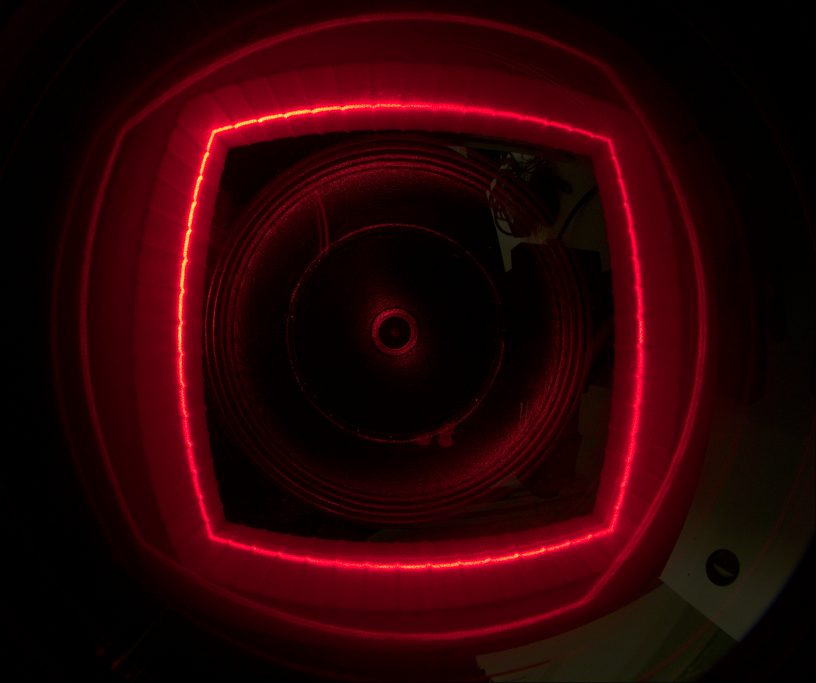
#> input picture takephoto/images/img10.png, 2448 x 2048 px (shown at 1/3 size); its folder holds only this picture in this run
$ python '图像处理_重建.py'   (older library calls are emulated)
#> lines starting #> are read from the running program, lines starting #| are printed output that depends on the picture
"""结构光图像处理：从多张 png 中提取结构光骨架并去毛刺。

流程：读图 → 取红通道 → 鱼眼去畸变 → 高斯模糊 → 自适应二值化 → 开运算去噪
      → 去小连通域 → 细化 → 最长路径去毛刺 → 最大聚类 → 输出中间图
运行：python 图像处理_重建.py
"""

import cv2
import numpy as np
import glob
import os
import re

# ---------- 可调参数（数值按需手改） ----------

IMAGE_DIR = r"C:\python\3D_project_3\takephoto\images"           # 输入图片文件夹

CALIB_NPZ = r"C:\python\3D_project_3\calib_result1.npz"  # 鱼眼标定结果(K/D)路径
BALANCE = 0.0                   # 去畸变保留比例：0 完整保留(黑边多)，1 尽量填满(会裁掉部分内容)
ADAPTIVE_BLOCK = 101           # 自适应二值化窗口(px，奇数)，量级取光条间距
ADAPTIVE_C = -15               # 自适应二值化常数，阈值=局部均值-C，负值更严格
kernel = np.ones((3, 3), np.uint8)  # 开运算核(3x3)，去掉细小噪声
DILATE_SIZE = 5             # 膨胀窗口大小(px，奇数)：只用膨胀图判断骨架闭合/开放，后续处理仍用未膨胀图
_NEIGHBORS8 = ((-1, -1), (-1, 0), (-1, 1), (0, -1), (0, 1), (1, -1), (1, 0), (1, 1))  # 8 邻域行列偏移
DEBUG_DIR = r"C:\python\3D_project_3\_debug"              # 调试输出文件夹：每张剪枝图按原文件名依次保存
MIN_LOOP_LEN = 700              # 闭合环长度阈值(px)：环长超过它才判定为真实结构并保留，否则换下一个分支点


def _remove_small(binary):
    """功能：只保留面积最大的前景连通域，其余连通域全部清 0，用于去噪。
    输入：binary：np.ndarray，uint8，0/255 二值图
    输出：np.ndarray，uint8，0/255，仅保留面积最大的连通域；无前景时返回全 0
    """
    _, labels, stats, _ = cv2.connectedComponentsWithStats((binary > 0).astype(np.uint8), connectivity=8)
    if stats.shape[0] <= 1:                               # 只有背景、无前景，直接返回全 0
        return np.zeros_like(binary)
    area = stats[:, cv2.CC_STAT_AREA]                     # 各连通域面积（idx0 是背景）
    best = int(np.argmax(area[1:])) + 1                   # 面积最大的前景连通域标签，跳过背景
    keep = np.zeros_like(area, bool)
    keep[best] = True
    return np.where(keep[labels], 255, 0).astype(np.uint8)

def _thin(binary):
    """功能：用 Zhang-Suen 算法把二值图细化成 1 像素宽的骨架。
    输入：binary：np.ndarray，uint8，0/255 二值图
    输出：np.ndarray，uint8，0/255 骨架图（与输入同尺寸）
    """
    ys, xs = np.nonzero(binary)
    if ys.size == 0:
        return np.zeros_like(binary)
    y0, x0 = ys.min(), xs.min()                                    # 前景包围盒，缩小计算量
    y1, x1 = ys.max() + 1, xs.max() + 1
    img = (binary[y0:y1, x0:x1] > 0).astype(np.uint8)
    changed = True
    while changed:
        changed = False
        for step in (0, 1):
            p = np.pad(img, 1)
            p2, p3, p4 = p[:-2, 1:-1], p[:-2, 2:], p[1:-1, 2:]     # 3x3 邻域顺时针编号
            p5, p6, p7 = p[2:, 2:], p[2:, 1:-1], p[2:, :-2]
            p8, p9 = p[1:-1, :-2], p[:-2, :-2]
            ring = [p2, p3, p4, p5, p6, p7, p8, p9, p2]
            nbr = p2 + p3 + p4 + p5 + p6 + p7 + p8 + p9            # 8 邻域前景数
            turns = sum(((ring[i] == 0) & (ring[i+1] == 1)).astype(np.uint8) for i in range(8))  # 0→1 跳变数
            if step == 0:
                cond = (p2 * p4 * p6 == 0) & (p4 * p6 * p8 == 0)
            else:
                cond = (p2 * p4 * p8 == 0) & (p2 * p6 * p8 == 0)
            remove = (img == 1) & (nbr >= 2) & (nbr <= 6) & (turns == 1) & cond
            if remove.any():
                img[remove] = 0
                changed = True
    out = np.zeros_like(binary)
    out[y0:y1, x0:x1] = img * 255
    return out


def _degree(skel):
    """功能：计算骨架每个前景点的度数(8 邻域前景邻居数，不含自身)。
    输入：skel：np.ndarray，uint8，0/1 骨架图
    输出：np.ndarray，int16，与输入同尺寸，前景点处为度数，背景为 0
    """
    h, w = skel.shape
    conv = cv2.filter2D(skel, cv2.CV_16U, np.ones((3, 3), np.uint8))
    deg = np.zeros((h, w), np.int16)
    m = skel > 0
    deg[m] = conv[m] - 1
    return deg


def _build_graph(skel):
    """功能：把骨架压缩成图——节点为分支点(度>=3)与端点(度==1)，边为两节点间由中间点(度==2)构成的路径；
    两节点间多条并行边只保留最短一条(语义同去重)。节点数量远小于像素数，后续找环在图上进行以提速。
    输入：skel：np.ndarray，uint8，0/1 骨架图
    输出：nodes：list[(y,x)] 节点坐标
          adj：dict int -> list[(nbr, length, pixels)]，length 为该边像素数(含两端节点)，pixels 为中间点坐标列表
          branch_idx：list[int]，分支点(度>=3)的节点编号，作为找环起点
    """
    h, w = skel.shape
    deg = _degree(skel)
    node_mask = (deg >= 3) | (deg == 1)                     # 分支点或端点作为节点
    node_id = {}
    nodes = []
    branch_idx = []
    for (y, x) in np.argwhere(node_mask):
        node_id[(int(y), int(x))] = len(nodes)
        nodes.append((int(y), int(x)))
        if deg[y, x] >= 3:
            branch_idx.append(len(nodes) - 1)

    edge_map = {}                                           # key=(a,b)排序 -> [(length, pixels)]
    for i, (ny, nx) in enumerate(nodes):
        for dy in (-1, 0, 1):
            for dx in (-1, 0, 1):
                if dy == 0 and dx == 0:
                    continue
                ty, tx = ny + dy, nx + dx
                if not (0 <= ty < h and 0 <= tx < w) or not skel[ty, tx]:
                    continue
                if (ty, tx) in node_id:                     # 直接相邻节点：长度 1 的边，无中间点
                    j = node_id[(ty, tx)]
                    key = (min(i, j), max(i, j))
                    edge_map.setdefault(key, []).append((1, []))
                    continue
                path = []                                   # 沿中间点(deg==2)追踪到下一节点
                cy, cx, prev = ty, tx, (ny, nx)
                ok = False
                while True:
                    if (cy, cx) in node_id:
                        ok = True
                        break
                    if deg[cy, cx] != 2:                    # 端点或异常，本段不成边
                        break
                    path.append((cy, cx))
                    nxt = None
                    for ddy in (-1, 0, 1):
                        for ddx in (-1, 0, 1):
                            if ddy == 0 and ddx == 0:
                                continue
                            t2y, t2x = cy + ddy, cx + ddx
                            if 0 <= t2y < h and 0 <= t2x < w and skel[t2y, t2x] and (t2y, t2x) != prev:
                                nxt = (t2y, t2x)
                                break
                        if nxt is not None:
                            break
                    if nxt is None:
                        break
                    prev = (cy, cx)
                    cy, cx = nxt
                if ok:
                    j = node_id[(cy, cx)]
                    key = (min(i, j), max(i, j))
                    edge_map.setdefault(key, []).append((len(path) + 1, path))   # 边像素数 = 中间点数+1

    adj = {i: [] for i in range(len(nodes))}
    for (a, b), segs in edge_map.items():
        segs.sort(key=lambda s: s[0])                       # 并行边按长度升序，只保留最短
        length, pixels = segs[0]
        adj[a].append((b, length, pixels))
        adj[b].append((a, length, pixels))
    return nodes, adj, branch_idx


def _find_cycle(nodes, adj, start, min_len):
    """功能：在压缩后的骨架图上，从分支点节点 start 出发沿边走到自身，返回第一个环长>min_len 的闭合环像素序列，无则返回 None。
    输入：nodes：list[(y,x)] 节点坐标
          adj：dict int -> list[(nbr, length, pixels)]，由 _build_graph 生成
          start：int，起始节点编号(分支点)
          min_len：int，环长阈值(px)
    输出：list[(y,x)] 闭环像素序列，或 None
    """
    visited = {start}                                       # 已访问节点集合（全局标记，DFS 中不回退）
    parent = {start: -1}                                    # DFS 树父节点，用于回溯环路径
    stack = [(start, -1, 0, 0)]                             # 迭代栈：(cur, par, cur_cum, 下一个待处理邻居下标)，用显式栈代替递归避免深图栈溢出

    while stack:
        cur, par, cur_cum, idx = stack[-1]
        if idx >= len(adj[cur]):                            # 当前节点邻居遍历完，回溯
            stack.pop()
            continue
        stack[-1] = (cur, par, cur_cum, idx + 1)            # 推进邻居下标
        n2, w2, _ = adj[cur][idx]
        if n2 == par:                                       # 树边反向，跳过
            continue
        if n2 == start:                                     # 回到起点 start：构成经过 start 的环
            if cur_cum + w2 > min_len:                      # 环长=树路径 start..cur + 回边
                chain = []
                u = cur
                while u != n2:                              # 沿父链回溯出树路径 start..cur
                    chain.append(u)
                    u = parent[u]
                chain.append(n2)                            # 补上 start
                chain.reverse()
                pixels = []
                for k in range(len(chain)):                 # 还原环像素：节点 + 边中间点
                    a = chain[k]
                    b = chain[(k + 1) % len(chain)]
                    pixels.append(nodes[a])
                    for (nb, _w, mid) in adj[a]:
                        if nb == b:
                            pixels.extend(mid)
                            break
                return pixels
            continue
        if n2 in visited:                                   # 回边到非根祖先：环不经过 start，跳过
            continue
        visited.add(n2)
        parent[n2] = cur
        stack.append((n2, cur, cur_cum + w2, 0))            # 进入子节点
    return None


def _prune_and_simplify(skeleton, min_len=MIN_LOOP_LEN):
    """功能：去毛刺——①找所有分支点；②两分支点间多条线段只保留最短一条；③无分支点直接返回原图；
    ④依次以每个分支点为起点沿骨架走回自身找闭合环，环长>min_len 则只保留该环、删除其余，否则换下一个分支点。
    输入：skeleton：np.ndarray，uint8，0/255 单像素细化骨架
          min_len：int，闭合环长度阈值(默认取顶部 MIN_LOOP_LEN)
    输出：np.ndarray，uint8，0/255、与输入同尺寸，只保留满足阈值的大环骨架
    """
    skel = (skeleton > 0).astype(np.uint8)
    if not skel.any():
        return skeleton
    deg = _degree(skel)
    if not (deg >= 3).any():                                # 无分支点，不处理
        return skeleton
    nodes, adj, branch_idx = _build_graph(skel)             # 建图 + 并行边去重(保留最短)
    for i in branch_idx:                                    # 依次以每个分支点为起点找环
        cycle = _find_cycle(nodes, adj, i, min_len)         # 返回第一个环长>min_len 的环
        if cycle is not None:
            out = np.zeros_like(skel)
            for (py, px) in cycle:
                out[py, px] = 1
            return (out * 255).astype(np.uint8)
    return skeleton                                         # 无满足阈值的大环，原样返回


# [127 lines left out: functions _longest_path, _largest_cluster, _connect_endpoints, not called in this run]


def _ordered_paths(result):
    """功能：把二值骨架图拆成若干有序路径段，供 k-cosine 角点检测使用。
    输入：result：np.ndarray，uint8，0/255 骨架图（可能含端点、交叉点与闭合环）
    输出：list，每项为 (seg, closed)；seg 是 (P,2) int32 的 (x,y) 有序点列，closed 为 True 表示闭合环
    """
    fg = (result > 0).astype(np.uint8)
    h, w = result.shape
    conv = cv2.filter2D(fg, cv2.CV_16U, np.ones((3, 3), np.uint8))  # 每个点 3x3 邻域前景计数
    num, labels, _, _ = cv2.connectedComponentsWithStats(fg, connectivity=8)

    def _to_xy(seg):
        return np.array(seg, np.int32)[:, ::-1]           # (y,x) 有序点列转成 (x,y)

    paths = []
    for idx in range(1, num):                             # idx=0 是背景
        ys, xs = np.nonzero(labels == idx)
        n = len(xs)
        if n == 0:
            continue
        coords = np.column_stack((ys, xs))                # (n,2) 每行 (y,x)，行/列方便直接索引图像
        pos = {(int(ys[i]), int(xs[i])): i for i in range(n)}  # (y,x)->局部索引
        deg = conv[ys, xs] - 1                            # 邻居数 = 邻域前景数减自身
        nodes = np.nonzero(deg != 2)[0]                   # 度!=2 的点作节点（端点/交叉点）
        visited = np.zeros(n, bool)                       # 普通点是否已归属某段；节点不标记，可被多段共享
        edges_done = set()                                # 已添加的节点-节点无向边，避免重复

        if nodes.size == 0:                               # 纯环：所有点度都为 2
            order = [coords[0]]
            prev, cur = -1, 0
            while True:
                cy, cx = coords[cur]
                nxt = -1
                for dy, dx in _NEIGHBORS8:
                    ny, nx = cy + dy, cx + dx
                    if 0 <= ny < h and 0 <= nx < w and labels[ny, nx] == idx:
                        j = pos[(int(ny), int(nx))]
                        if j != prev:
                            nxt = j
                            break
                if nxt == 0:                              # 绕回起点，闭环完成
                    break
                order.append(coords[nxt])
                prev, cur = cur, nxt
            paths.append((_to_xy(order), True))
            continue

        for ni in nodes:
            ny0, nx0 = coords[ni]
            for dy, dx in _NEIGHBORS8:
                ty, tx = ny0 + dy, nx0 + dx
                if not (0 <= ty < h and 0 <= tx < w and labels[ty, tx] == idx):
                    continue
                j = pos[(int(ty), int(tx))]
                if deg[j] == 2:                           # 邻居是普通点：沿度=2 路径走到下一个节点
                    if visited[j]:
                        continue
                    seg = [coords[ni]]
                    prev, cur = ni, j
                    visited[j] = True
                    seg.append(coords[cur])
                    while deg[cur] == 2:
                        cy, cx = coords[cur]
                        nxt = -1
                        for dy2, dx2 in _NEIGHBORS8:
                            ny2, nx2 = cy + dy2, cx + dx2
                            if 0 <= ny2 < h and 0 <= nx2 < w and labels[ny2, nx2] == idx:
                                k = pos[(int(ny2), int(nx2))]
                                if k != prev:
                                    nxt = k
                                    break
                        if nxt < 0:
                            break
                        seg.append(coords[nxt])
                        prev, cur = cur, nxt
                        if deg[cur] == 2:
                            visited[cur] = True
                    paths.append((_to_xy(seg), False))
                else:                                     # 邻居也是节点：直接一条两点的边
                    key = (min(ni, j), max(ni, j))
                    if key in edges_done:
                        continue
                    edges_done.add(key)
                    paths.append((_to_xy([coords[ni], coords[j]]), False))
    return paths


def _fit_direction(seg):
    """功能：用总最小二乘（PCA）求点集的主方向角，规避垂直线斜率无穷的问题。
    输入：seg：np.ndarray，(N,2) 的 (x,y) 点集
    输出：float，主方向角（弧度，范围 [-π/2, π/2)）
    """
    x = seg[:, 0].astype(np.float64)
    y = seg[:, 1].astype(np.float64)
    x = x - x.mean()
    y = y - y.mean()
    sxx = (x * x).sum()                                   # 点集相对均值的协方差分量
    syy = (y * y).sum()
    sxy = (x * y).sum()
    return 0.5 * np.arctan2(2.0 * sxy, sxx - syy)


def _gray_centroid_subpixel(pruned, blur, k=4, half=15):
    """功能：对骨架 pruned 上每个前景点，沿其法线方向采样 blur 灰度，用灰度差分定位光条两边界，
    在边界间做灰度质心，得到亚像素中心坐标。
    输入：pruned：np.ndarray，uint8，0/255 骨架图；blur：np.ndarray，uint8 灰度图（与 pruned 同尺寸）；
          k：int，差分跨度(px)；half：int，法线采样半径(px)
    输出：(M,2) float64，每行 [y,x] 亚像素坐标；无有效点时返回 (0,2) 空数组
    """
    h, w = blur.shape
    pts = []                                              # 累积亚像素坐标 [y,x]
    ts = np.arange(-half, half + 1)                       # 法线采样偏移 t，中心下标 half
    for seg, closed in _ordered_paths(pruned):            # 复用有序路径，拿到前后相邻像素
        p = len(seg)
        if p < 5:                                         # 段太短凑不满前后各 2 点
            continue
        for i in range(p):
            if closed:                                    # 闭合环：环形索引取前后各 2 点 + 当前点
                win = seg[np.arange(i - 2, i + 3) % p].astype(np.float64)
            else:                                         # 开放段：两端凑不满 2 点则跳过
                if i < 2 or i > p - 3:
                    continue
                win = seg[i - 2:i + 3].astype(np.float64)
            theta = _fit_direction(win)                   # 5 点窗口的主方向角
            nx, ny = -np.sin(theta), np.cos(theta)        # 法线单位向量
            cx, cy = win[2]                               # 当前中心点 (x,y)
            xs = np.clip(np.round(cx + ts * nx), 0, w - 1).astype(int)  # 沿法线 ±half 的列坐标
            ys = np.clip(np.round(cy + ts * ny), 0, h - 1).astype(int)  # 沿法线 ±half 的行坐标
            g = blur[ys, xs].astype(np.float64)           # (2*half+1,) 采样灰度
            # 左边界：从 -half 向中心(+t)扫描，差分后续 k 点，取 |差分求和| 最大处
            t_left, best = None, -1.0
            for t in range(-half, -k + 1):
                s = t + half
                v = abs(sum(g[s] - g[s + j] for j in range(1, k + 1)))
                if v > best:
                    best, t_left = v, t
            # 右边界：从 +half 向中心(-t)扫描，差分前序 k 点，取 |差分求和| 最大处
            t_right, best = None, -1.0
            for t in range(half, k - 1, -1):
                s = t + half
                v = abs(sum(g[s] - g[s - j] for j in range(1, k + 1)))
                if v > best:
                    best, t_right = v, t
            if t_left is None or t_right is None or t_left >= t_right:
                continue
            m = np.arange(t_left, t_right + 1) + half     # 边界间采样下标
            gv = g[m]                                     # 边界间灰度
            total = gv.sum()
            if total == 0:                                # 全黑无有效灰度，跳过
                continue
            t_center = float((gv * np.arange(t_left, t_right + 1)).sum() / total)  # 一维灰度质心
            pts.append([cy + t_center * ny, cx + t_center * nx])
    if not pts:
        return np.empty((0, 2), np.float64)
    return np.array(pts, np.float64)


# [35 lines left out: function _extract_corners, not called in this run]


def _undistort_fisheye(img, K, D, balance=0.0):
    """功能：对单通道灰度图做鱼眼去畸变并裁剪黑边，完整保留广角内容。
    输入：img：np.ndarray，uint8 单通道灰度图；K：(3,3) float64 内参；D：(4,1) 畸变系数；
          balance：float，0 完整保留(黑边多)，1 尽量填满(会裁掉部分内容)
    输出：np.ndarray，uint8，去畸变并裁掉黑边后的灰度图，可直接用于后续处理
    """
    h, w = img.shape[:2]                                        # 高、宽，Size 需按 (宽,高) 传入
    R = np.eye(3, dtype=np.float64)                             # 单位旋转，不额外旋转图像
    Knew = cv2.fisheye.estimateNewCameraMatrixForUndistortRectify(
        K, D, (w, h), R, balance=balance)                       # 缩小焦距后的新内参，广角内容完整装入画布
    map1, map2 = cv2.fisheye.initUndistortRectifyMap(
        K, D, R, Knew, (w, h), cv2.CV_32FC1)                    # 重映射表，float 坐标便于后续判有效区
    undist = cv2.remap(img, map1, map2, cv2.INTER_LINEAR,
                       borderMode=cv2.BORDER_CONSTANT, borderValue=0)  # 黑边区域填 0
    mask = cv2.remap(np.full((h, w), 255, np.uint8), map1, map2, cv2.INTER_NEAREST,
                     borderMode=cv2.BORDER_CONSTANT, borderValue=0)  # 全白图过一遍，得到有效区掩膜
    ys, xs = np.nonzero(mask)                                   # 有效像素坐标，黑边处 mask 为 0
    if ys.size == 0:                                            # 理论不触发，防御性返回
        return undist
    y0, y1 = ys.min(), ys.max() + 1                             # 有效区域包围盒
    x0, x1 = xs.min(), xs.max() + 1
    return undist[y0:y1, x0:x1]


def image_processing(path=IMAGE_DIR):
    """功能：批量处理文件夹内的 png，返回每张图的最大聚类骨架点集。
    输入：path：str，图片文件夹路径
    输出：list，长度与 png 数量一致；每项是 (N,2) int 的 [y, x] 点集，读取失败的图为 None
    """
    os.makedirs(DEBUG_DIR, exist_ok=True)                   # 确保调试输出文件夹存在
    def _file_index(f):                                     # 从文件名提取数字作排序键；无数字时返回 0 兜底，避免 re.search 返回 None 报错
        m = re.search(r'\d+', os.path.basename(f))
        return int(m.group()) if m else 0
    files = sorted(glob.glob(os.path.join(path, "*.png")), key=_file_index)  # 按文件名数字自然排序，避免 img10 排在 img2 前
    calib = np.load(CALIB_NPZ)                              # 只读加载标定结果，避免每张图重复 IO
#> (reads calib_result1.npz from the repository)
    K = calib['K']                                          # (3,3) 内参矩阵
    D = calib['D']
    points = []                                             # 每张图一个点集，与 files 顺序一致
    dilate_kernel = cv2.getStructuringElement(cv2.MORPH_ELLIPSE, (DILATE_SIZE, DILATE_SIZE))  # 膨胀结构元，循环外算一次
    for file_path in files:
        img = cv2.imread(file_path)
#> img is the input picture: shape (2048, 2448, 3); mean B, G, R 5.5, 2.3, 41.7
        if img is None:
            print(f"跳过无法读取的图片：{file_path}")
            points.append(None)                             # 占位，保持与 files/z 对齐
            continue
        img = img[:, :, 2]                                  # 取红通道得到单通道灰度图
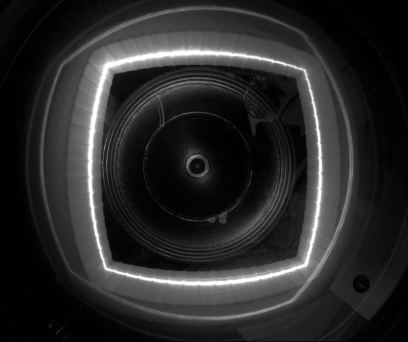
#> img: shape (2048, 2448) (shown at 1/6 size); min 0, max 255, mean 41.7
        img = _undistort_fisheye(img, K, D, BALANCE)        # 鱼眼去畸变并裁黑边
#> in _undistort_fisheye, `undist = cv2.remap(img, map1, map2, cv2.INTER_LINEAR, borderMode=cv2.B..`:
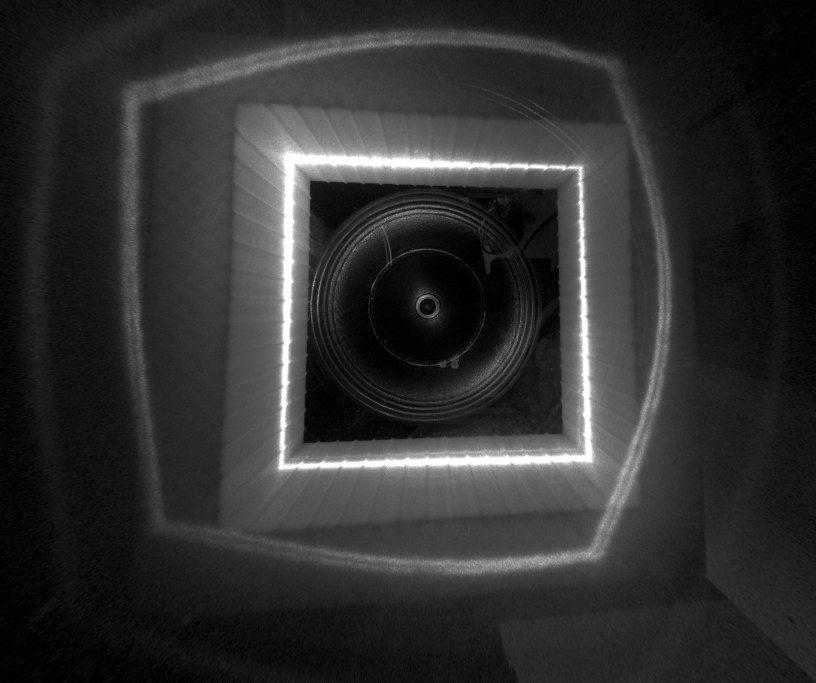
#> undist: shape (2048, 2448) (shown at 1/3 size); min 0, max 255, mean 47.7
#> (the rest of the program and of its run is left out)
